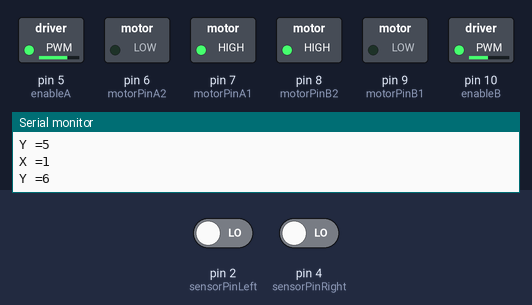
Bench run of a sketch on a simulated Arduino Uno, built with avr-gcc and run on an emulated ATmega328P. Shown: switched loads named in the sketch (green lamp = pin HIGH), the last lines printed to the serial monitor. The inputs (shaded band) are chosen by the test bench; at power-on: pin 2 (sensorPinLeft) LOW, pin 4 (sensorPinRight) LOW.

Above: at 3.6 s.
3.7 s: pin 2 (sensorPinLeft) driven HIGH
At 4.9 s:
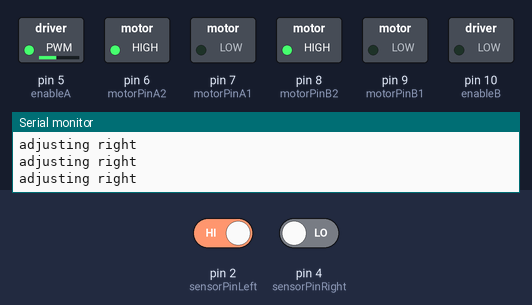
5.7 s: pin 4 (sensorPinRight) driven HIGH
At 6.7 s:
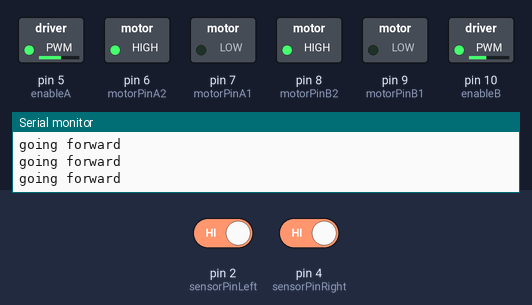
7.2 s: pin 2 (sensorPinLeft) driven LOW
At 7.8 s:
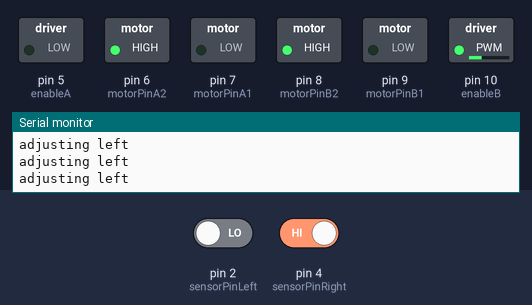
8.7 s: pin 4 (sensorPinRight) driven LOW
At 10.6 s:
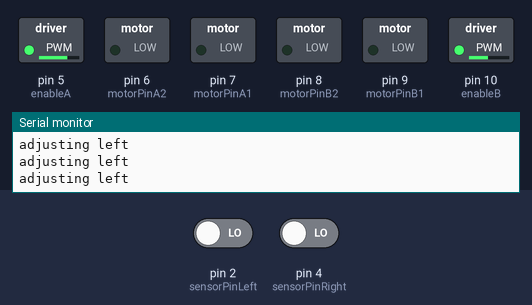
Timing chart, 0 to 11.8 s (numbered marks = the images above; inputs shaded):
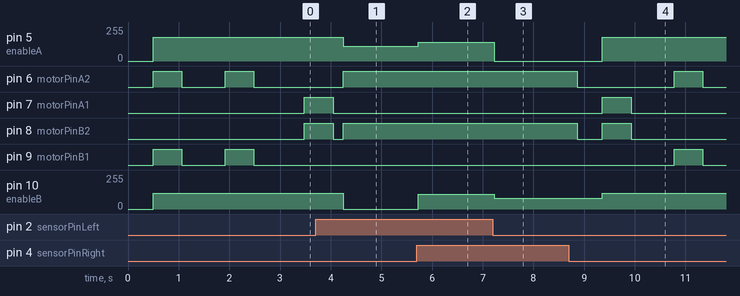

The sketch:

FinalGridCode.ino
```cpp
//XXXXXXXXXXXXXXXXXXXXXXXXXXXXXXXXXXXXXXXXXXXXXXXXXXXXXXXXXXXXXXXXXXXXXXX

int points[3][2] = {{1,1}, {3,3}, {5,2}}; // Start on point 1,1 and first drive to 3,3 and from there, drive to 5,2.

int startX = points[1][1];
int startY = points[1][2];
int x = points[2][1];
int y = points[2][2];
int x1 = points[3][1];
int y1 = points[3][2];


//XXXXXXXXXXXXXXXXXXXXXXXXXXXXXXXXXXXXXXXXXXXXXXXXXXXXXXXXXXXXXXXXXXXXXXX

        //left motor
#define enableA 5
#define motorPinA1 7
#define motorPinA2 6

        //right motor
#define enableB 10
#define motorPinB1 9
#define motorPinB2 8

        //line sensors
#define sensorPinLeft 2
#define sensorPinRight 4

        //variables for line detection
#define black HIGH
#define white LOW

#define Up 0
#define Right 1
#define Down 2
#define Left 3


//XXXXXXXXXXXXXXXXXXXXXXXXXXXXXXXXXXXXXXXXXXXXXXXXXXXXXXXXXXXXXXXXXXXXXXX

int direction = Up; //Starting direction is 'Up'
/* Direction codes       0 - Up, 1 - Right, 2 - Down, 3 - Left*/

int sensorValueLeft, sensorValueRight;

int turned = 0;         //keeps track of if we turned or not in the current direction


//XXXXXXXXXXXXXXXXXXXXXXXXXXXXXXXXXXXXXXXXXXXXXXXXXXXXXXXXXXXXXXXXXXXXXXX


void setup(){

        // Set motor pints as outputs
 pinMode(enableA, OUTPUT);
 pinMode(enableB, OUTPUT);
 pinMode(motorPinA1, OUTPUT);
 pinMode(motorPinA2, OUTPUT);
 pinMode(motorPinB1, OUTPUT);
 pinMode(motorPinB2, OUTPUT);

        // Set line sensor pins as inputs
 pinMode(sensorPinLeft,INPUT);
 pinMode(sensorPinRight,INPUT);
  Serial.begin(9600);
}

//XXXXXXXXXXXXXXXXXXXXXXXXXXXXXXXXXXXXXXXXXXXXXXXXXXXXXXXXXXXXXXXXXXXXXXX

void loop(){

  goTo(x,y);
  goTo(x1,y1);
  exit(0);

}

//XXXXXXXXXXXXXXXXXXXXXXXXXXXXXXXXXXXXXXXXXXXXXXXXXXXXXXXXXXXXXXXXXXXXXXX

void goTo(int x, int y){
  do{
  Serial.print("X =");
  Serial.println(startX);
  Serial.print("Y =");
  Serial.println(startY);

  while(startX < x){                                                           //moving up
//oooooooooooooooooooooooooooooooooooooooooooooooooooooooooooooooooooooooooooooooooooooooooooooooooooooooooooooooooooooooooooooooooo
    if(direction == Up){                                                       //pointed up
      followLine();
      if(sensorValueLeft == white && sensorValueRight == white){
        startX++;
        delay(150);
      }
    }
    if(direction == Right){                                                    //pointed right
      if(turned == 0){
        turnLeft();
        turned = 1;
      }
      followLine();
      if(sensorValueLeft == white && sensorValueRight == white){
       direction = Up;
       startX++;
       turned = 0;
       delay(150);
      }
    }
    if(direction == Down){                                                      //pointed down
      if(turned == 0){
        turnLeft();
        turned = 1;
      }
      followLine();
      if(sensorValueLeft == white && sensorValueRight == white){
        direction = Right;
        startY++;
        delay(150);
        turned = 0;
      }
    }
    if(direction == Left){                                                      //pointed left
      if(turned == 0){
        turnRight();
        turned = 1;
      }
      followLine();
      if(sensorValueLeft == white && sensorValueRight == white){
        direction = Up;
        startX++;
        delay(150);
        turned = 0;
      }
    }
  }

  while(startX > x){                                                            //moving down
//oooooooooooooooooooooooooooooooooooooooooooooooooooooooooooooooooooooooooooooooooooooooooooooooooooooooooooooooooooooooooooooooooo
    if(direction == Up){                                                        //pointed up
      if(turned == 0){
        turnRight();
        turned = 1;
      }
      followLine();
      if(sensorValueLeft == white && sensorValueRight == white){
        direction = Right;
        startY++;
        delay(150);
        turned = 0;
      }
    }
    if(direction == Right){                                                     //pointed right
      if(turned == 0){
        turnRight();
        turned = 1;
      }
      followLine();
      if(sensorValueLeft == white && sensorValueRight == white){
        direction = Down;
        startX--;
        delay(150);
        turned = 0;
      }
    }
    if(direction == Down){                                                      //pointed down
      followLine();
      if(sensorValueLeft == white && sensorValueRight == white){
        startX--;
        delay(150);
      }
    }
    if(direction == Left){                                                      //pointed left
      if(turned == 0){
        turnLeft();
        turned = 1;
      }
      followLine();
      if(sensorValueLeft == white && sensorValueRight == white){
        direction = Down;
        startX--;
        delay(150);
        turned = 1;
      }
    }
  }

  while(startX == x && startY < y){                                             //moving right
//oooooooooooooooooooooooooooooooooooooooooooooooooooooooooooooooooooooooooooooooooooooooooooooooooooooooooooooooooooooooooooooooooo
    if(direction == Up){                                                        //pointed up
      if(turned == 0){
        turnRight();
        turned = 1;
      }
      followLine();
      if(sensorValueLeft == white && sensorValueRight == white){
        startY++;
        delay(150);
        direction = Right;
        turned = 0;
      }
    }
    if(direction == Right){                                                     //pointed right
      followLine();
      if(sensorValueLeft == white && sensorValueRight == white){
        startY++;
        delay(150);
      }
    }
    if(direction == Down){                                                      //pointed down
      if(turned == 0){
        turnLeft();
        turned = 1;
      }
      followLine();
      if(sensorValueLeft == white && sensorValueRight == white){
        direction = Right;
        startY++;
		delay(150);
        turned = 0;
    }
    }
    if(direction == Left){                                                      //pointed left
      if(turned == 0){
        turnLeft();
        turned = 1;
      }
      followLine();
      if(sensorValueLeft == white && sensorValueRight == white){
        startX--;
        direction = Down;
        delay(150);
        turned = 0;
      }
    }
  }

  while(startX == x && startY > y){                                             //moving left
//oooooooooooooooooooooooooooooooooooooooooooooooooooooooooooooooooooooooooooooooooooooooooooooooooooooooooooooooooooooooooooooooooo
    if(direction == Up){                                                        //pointed up
      if(turned == 0){
        turnLeft();
        turned = 1;
      }
      followLine();
      if(sensorValueLeft == white && sensorValueRight == white){
        startY--;
        direction = Left;
        delay(150);
        turned = 0;
      }
    }
    if(direction == Right){                                                      //pointed right
      if(turned == 0){
        turnLeft();
        turned = 1;
      }
      followLine();
      if(sensorValueLeft == white && sensorValueRight == white){
        startX++;
        delay(150);
        direction = Up;
        turned = 0;
      }
    }
    if(direction == Down){                                                       //pointed down
      if(turned == 0){
        turnRight();
        turned = 1;
      }
      followLine();
      if(sensorValueLeft == white && sensorValueRight == white){
        startY--;
        delay(150);
        direction = Left;
        turned = 1;
      }
    }
    if(direction == Left){                                                       //pointed left
      followLine();
      if(sensorValueLeft == white && sensorValueRight == white){
        startY--;
        delay(150);
      }
    }
  }

  }while(startX != x && startY != y);                                       //At desired coordinates

  vehicleStop();                                                            //We stop the car for 2 seconds
  delay(2000);
}

//XXXXXXXXXXXXXXXXXXXXXXXXXXXXXXXXXXXXXXXXXXXXXXXXXXXXXXXXXXXXXXXXXXXXXXX

void followLine(){
     sensorValueLeft = digitalRead(sensorPinLeft);
     sensorValueRight = digitalRead(sensorPinRight);

    if(sensorValueLeft == black && sensorValueRight == white){
      Serial.println("adjusting right");
      rightSlow();
    }

    else if(sensorValueLeft == white && sensorValueRight == black){
      Serial.println("adjusting left");
      leftSlow();
    }

    else if(sensorValueLeft == black && sensorValueRight == black){
      Serial.println("going forward");
      forward();
    }
}

//XXXXXXXXXXXXXXXXXXXXXXXXXXXXXXXXXXXXXXXXXXXXXXXXXXXXXXXXXXXXXXXXXXXXXXX

int forward(){
  analogWrite(enableA, 140);
  analogWrite(enableB, 110);
  digitalWrite(motorPinA1, LOW);
  digitalWrite(motorPinA2, HIGH);
  digitalWrite(motorPinB1, LOW);
  digitalWrite(motorPinB2, HIGH);
}

int vehicleStop(){
  digitalWrite(motorPinA1, LOW);
  digitalWrite(motorPinA2, LOW);
  digitalWrite(motorPinB1, LOW);
  digitalWrite(motorPinB2, LOW);
}

int leftSlow(){
  analogWrite(enableA, 0);
  analogWrite(enableB, 80);
  digitalWrite(motorPinA1, LOW);
  digitalWrite(motorPinA2, HIGH);
  digitalWrite(motorPinB1, LOW);
  digitalWrite(motorPinB2, HIGH);
}

int rightSlow(){
  analogWrite(enableA, 110);
  analogWrite(enableB, 0);
  digitalWrite(motorPinA1, LOW);
  digitalWrite(motorPinA2, HIGH);
  digitalWrite(motorPinB1, LOW);
  digitalWrite(motorPinB2, HIGH);
}

int turnLeft(){
  vehicleStop();
  delay(500);
  analogWrite(enableA, 180);
  analogWrite(enableB, 120);
  digitalWrite(motorPinA1, HIGH);
  digitalWrite(motorPinA2, LOW);
  digitalWrite(motorPinB1, LOW);
  digitalWrite(motorPinB2, HIGH);
  delay(565);
  vehicleStop();
  delay(200);
}

int turnRight(){
  vehicleStop();
  delay(500);
  analogWrite(enableA, 180);
  analogWrite(enableB, 120);
  digitalWrite(motorPinA1, LOW);
  digitalWrite(motorPinA2, HIGH);
  digitalWrite(motorPinB1, HIGH);
  digitalWrite(motorPinB2, LOW);
  delay(565);
  vehicleStop();
  delay(200);
}
```

Measured:
- after the input at 3.7 s, pin 5 (enableA): 180/255 → 110/255 after 0.55 s; pin 6 (motorPinA2): LOW → HIGH after 0.55 s; pin 7 (motorPinA1): goes on until 4.0 s, then stays LOW; pin 10 (enableB): 120/255 → 0/255 after 0.55 s
- after the input at 5.7 s, pin 5 (enableA): 110/255 → 140/255 at once; pin 10 (enableB): 0/255 → 110/255 at once
- after the input at 7.2 s, pin 5 (enableA): 140/255 → 0/255 at once; pin 10 (enableB): 110/255 → 80/255 at once
- after the input at 8.7 s, pin 5 (enableA): 0/255 → 180/255 after 0.66 s; pin 6 (motorPinA2): HIGH → LOW after 0.16 s, → HIGH 1.9 s later, → LOW 0.57 s later
- by itself, pin 6 (motorPinA2), pin 9 (motorPinB1): alternates HIGH for 0.57 s and LOW for 0.85 s
